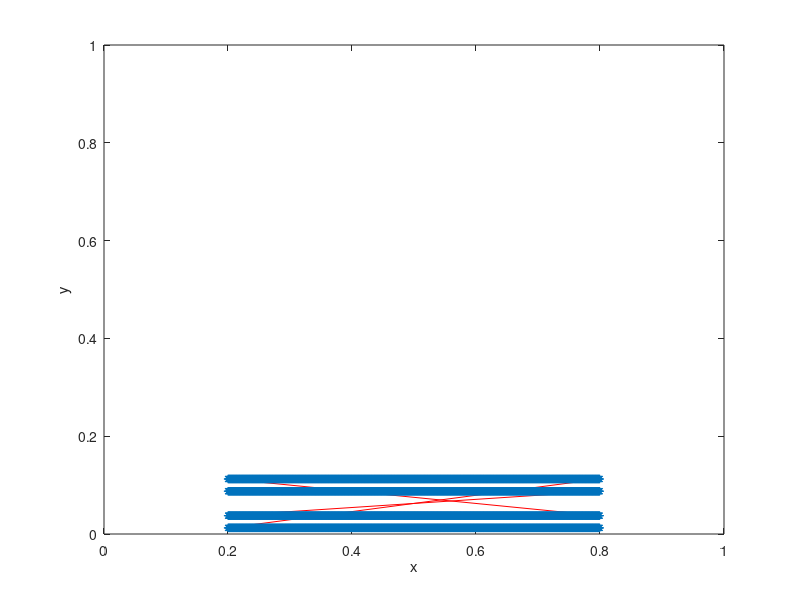

The MATLAB script that drew this image:
%-------------------------------------------------------------------------------------------------------------------%
%
% IB2d is an Immersed Boundary Code (IB) for solving fully coupled non-linear 
% 	fluid-structure interaction models. This version of the code is based off of
%	Peskin's Immersed Boundary Method Paper in Acta Numerica, 2002.
%
% Author: Nicholas A. Battista
% Email:  nickabattista@gmail.com
% Date Created: September 9th, 2016
% Institution: UNC-CH
%
% This code is capable of creating Lagrangian Structures using:
% 	1. Springs
% 	2. Beams (torsional springs, non-invariant beams)
% 	3. Target Points
%	4. Muscle-Model (combined Force-Length-Velocity model, "HIll+(Length-Tension)")
%
% One is able to update those Lagrangian Structure parameters, e.g., spring constants, resting lengths, etc
% 
% There are a number of built in Examples, mostly used for teaching purposes. 
% 
% If you would like us to add a specific muscle model, please let Nick (nickabattista@gmail.com) know.
%
%--------------------------------------------------------------------------------------------------------------------%

%%%%%%%%%%%%%%%%%%%%%%%%%%%%%%%%%%%%%%%%%%%%%%%%%%%%%%%%%%%%%%%%%%%%%%%%%%%%%%%%%%%%%%
%
% FUNCTION: creates the geometry and prints associated input files
%
%%%%%%%%%%%%%%%%%%%%%%%%%%%%%%%%%%%%%%%%%%%%%%%%%%%%%%%%%%%%%%%%%%%%%%%%%%%%%%%%%%%%%%

function Make_Your_Geometry_and_Input_Files()

%
% Grid Parameters (MAKE SURE MATCHES IN input2d !!!)
%
Nx =  1024;      % # of Eulerian Grid Pts. in x-Direction (MUST BE EVEN!!!)
Lx = 1.0;        % Length of Eulerian Grid in x-Direction
dx = Lx/Nx;      % Grid spatial resolution

%
% Immersed Structure Geometric / Dynamic Parameters %
%
ds = 0.5*dx;                % Lagrangian Pt. Spacing (2x resolution of Eulerian grid)
struct_name = 'sea_spider'; % Name for .vertex, .spring, etc files. (must match what's in 'input2d')
legD = 0.1;                 % leg diameter
gutD = 0.5*0.1;             % gut diameter

% Call function to construct geometry
[xLag,yLag,Ninfo] = give_Me_Immsersed_Boundary_Geometry(ds,Nx,Lx,legD,gutD);

% Plot Geometry to test
plot(xLag,yLag,'r-'); hold on;
plot(xLag,yLag,'*'); hold on;
xlabel('x'); ylabel('y');
axis([0 Lx 0 Lx]);



% Prints .vertex file!
print_Lagrangian_Vertices(xLag,yLag,struct_name);


% Prints .spring file!
k_Spring_Adj = 2.5e4;                 % Spring stiffness (adjacent lag. pts)
k_Spring_Across = 1e2;                % Spring stiffness (across)
ds_Adj = ds;                          % Spring resting length (adjacent)
ds_Across = legD;                     % Spring resting length (across)
print_Lagrangian_Springs(xLag,yLag,k_Spring_Adj,k_Spring_Across,ds_Adj,ds_Across,struct_name,Ninfo)


% Prints .beam file!
k_Beam = 1e3;               % Beam Stiffness (does not need to be equal for all beams)
C = 0;                      % "Curvature" of initial configuration
print_Lagrangian_Beams(xLag,yLag,k_Beam,C,struct_name,Ninfo);


% Prints .target file!
k_Target = 2e5;
print_Lagrangian_Target_Pts(xLag,k_Target,struct_name,Ninfo);

% Prints .porous file!
alpha = 1e-4; 
print_Lagrangian_Porosity(xLag,alpha,struct_name,Ninfo)


%%%%%%%%%%%%%%%%%%%%%%%%%%%%%%%%%%%%%%%%%%%%%%%%%%%%%%%%%%%%%%%%%%%%%%%%
%
% FUNCTION: prints VERTEX points to a file called 'struct_name'.vertex
%
%%%%%%%%%%%%%%%%%%%%%%%%%%%%%%%%%%%%%%%%%%%%%%%%%%%%%%%%%%%%%%%%%%%%%%%%

function print_Lagrangian_Vertices(xLag,yLag,struct_name)

    N = length(xLag); % Total # of Lag. Pts

    vertex_fid = fopen([struct_name '.vertex'], 'w');

    fprintf(vertex_fid, '%d\n', N );

    %Loops over all Lagrangian Pts.
    for s = 1:N
        X_v = xLag(s);
        Y_v = yLag(s);
        fprintf(vertex_fid, '%1.16e %1.16e\n', X_v, Y_v);
    end

    fclose(vertex_fid);

    
%%%%%%%%%%%%%%%%%%%%%%%%%%%%%%%%%%%%%%%%%%%%%%%%%%%%%%%%%%%%%%%%%%%%%%%%
%
% FUNCTION: prints TARGET points to a file called 'struct_name'.target
%
%%%%%%%%%%%%%%%%%%%%%%%%%%%%%%%%%%%%%%%%%%%%%%%%%%%%%%%%%%%%%%%%%%%%%%%%

function print_Lagrangian_Target_Pts(xLag,k_Target,struct_name,Ninfo)

    % Ninfo(2): # of lag. pts. before leg (outer tube) geometry

    N = length(xLag)-Ninfo(2);

    target_fid = fopen([struct_name '.target'], 'w');

    fprintf(target_fid, '%d\n', N );

    %Loops over all Lagrangian Pts.
    for s = Ninfo(2)+1:length(xLag)
        fprintf(target_fid, '%d %1.16e\n', s, k_Target);
    end

    fclose(target_fid);   

%%%%%%%%%%%%%%%%%%%%%%%%%%%%%%%%%%%%%%%%%%%%%%%%%%%%%%%%%%%%%%%%%%%%%%%%
%
% FUNCTION: prints POROSITY points to a file called 'struct_name'.porous
%
%%%%%%%%%%%%%%%%%%%%%%%%%%%%%%%%%%%%%%%%%%%%%%%%%%%%%%%%%%%%%%%%%%%%%%%%

function print_Lagrangian_Porosity(xLag,alpha,struct_name,Ninfo)

    % Ninfo(2): # of lag. pts. before leg (outer tube) geometry

    N = length(xLag)-Ninfo(2);
    
    porous_fid = fopen([struct_name '.porous'], 'w');

    fprintf(porous_fid, '%d\n', N );

    %Loops over all Lagrangian Pts.
    for s = Ninfo(2)+1:length(xLag)
        if s == Ninfo(2)+1
            fprintf(porous_fid, '%d %1.16e %1.16e\n', s, alpha,-2);      
        elseif s == Ninfo(2)+2
            fprintf(porous_fid, '%d %1.16e %1.16e\n', s, alpha,-1);
        elseif s== Ninfo(3)-1
            fprintf(porous_fid, '%d %1.16e %1.16e\n', s, alpha,1);
        elseif s==Ninfo(3)
            fprintf(porous_fid, '%d %1.16e %1.16e\n', s, alpha,2);
        elseif s == Ninfo(3)+1
            fprintf(porous_fid, '%d %1.16e %1.16e\n', s, alpha,-2);      
        elseif s == Ninfo(3)+2
            fprintf(porous_fid, '%d %1.16e %1.16e\n', s, alpha,-1);
        elseif s== length(xLag)-1
            fprintf(porous_fid, '%d %1.16e %1.16e\n', s, alpha,1);
        elseif s== length(xLag)
            fprintf(porous_fid, '%d %1.16e %1.16e\n', s, alpha,2);
        else
            fprintf(porous_fid, '%d %1.16e %1.16e\n', s, alpha,0);
        end
    end

    fclose(porous_fid); 
        
    
%%%%%%%%%%%%%%%%%%%%%%%%%%%%%%%%%%%%%%%%%%%%%%%%%%%%%%%%%%%%%%%%%%%%%%%%
%
% FUNCTION: prints SPRING points to a file called 'struct_name'.spring
%
%%%%%%%%%%%%%%%%%%%%%%%%%%%%%%%%%%%%%%%%%%%%%%%%%%%%%%%%%%%%%%%%%%%%%%%%

function print_Lagrangian_Springs(xLag,yLag,k_Spring_Adj,k_Spring_Across,ds_Adj,ds_Across,struct_name,Ninfo)

    N = Ninfo(2)-2 + Ninfo(1); % adjacent and then across

    spring_fid = fopen([struct_name '.spring'], 'w');

    fprintf(spring_fid, '%d\n', N );    % Print # of springs 

    %SPRINGS ADJACENT VERTICES (top)
    for s = 1:Ninfo(1)-1
        fprintf(spring_fid, '%d %d %1.16e %1.16e\n', s, s+1, k_Spring_Adj, ds_Adj);  
    end
    
    %SPRINGS ADJACENT VERTICES (bot)
    for s = Ninfo(1)+1:Ninfo(2)-1
        fprintf(spring_fid, '%d %d %1.16e %1.16e\n', s, s+1, k_Spring_Adj, ds_Adj);  
    end
    
    %SPRINGS ACROSS GUT
    for s = 1:Ninfo(1)
        sTOP = s;
        sBOT = s+Ninfo(1);
        fprintf(spring_fid, '%d %d %1.16e %1.16e\n', sTOP, sBOT, k_Spring_Across, ds_Across);  
    end
    
    fclose(spring_fid);      

    
    
%%%%%%%%%%%%%%%%%%%%%%%%%%%%%%%%%%%%%%%%%%%%%%%%%%%%%%%%%%%%%%%%%%%%%%%%%%%%%%%%%%%%%
%
% FUNCTION: prints BEAM (Torsional Spring) points to a file called 'struct_name'.beam
%
%%%%%%%%%%%%%%%%%%%%%%%%%%%%%%%%%%%%%%%%%%%%%%%%%%%%%%%%%%%%%%%%%%%%%%%%%%%%%%%%%%%%%

function print_Lagrangian_Beams(xLag,yLag,k_Beam,C,struct_name,Ninfo)

    % k_Beam: beam stiffness
    % C: beam curvature
    
    N = Ninfo(2)-4; % among adjacent lag points

    beam_fid = fopen([struct_name '.beam'], 'w');

    fprintf(beam_fid, '%d\n', N );

    %spring_force = kappa_spring*ds/(ds^2);

    %BEAMS BETWEEN VERTICES (TOP)
    for s = 2:Ninfo(1)-1
        fprintf(beam_fid, '%d %d %d %1.16e %1.16e\n',s-1, s, s+1, k_Beam, C );  
    end
    
    %BEAMS BETWEEN VERTICES (BOT)
    for s = Ninfo(1)+2:Ninfo(2)-1
        fprintf(beam_fid, '%d %d %d %1.16e %1.16e\n',s-1, s, s+1, k_Beam, C );  
    end
    
   
    fclose(beam_fid); 
    
    
    
%%%%%%%%%%%%%%%%%%%%%%%%%%%%%%%%%%%%%%%%%%%%%%%%%%%%%%%%%%%%%%%%%%%%%%%%
%
% FUNCTION: computes "curvature" of starting configuration
% 
% NOTE: not curvature in the traditional geometric sense, in the 'discrete'
% sense through cross product.
%
% NOTE: assumes a CLOSED structure
%
%%%%%%%%%%%%%%%%%%%%%%%%%%%%%%%%%%%%%%%%%%%%%%%%%%%%%%%%%%%%%%%%%%%%%%%%

function C = compute_Curvatures(xLag,yLag)

N = length(xLag);
C = zeros( N );

%Note: needs to be done same order as you print .beam file!
for i=1:N
   
   % Pts Xp -> Xq -> Xr (same as beam force calc.)
   
   if ( (i > 1) && (i < N) )
   
        Xp = xLag(i-1); Xq = xLag(i); Xr = xLag(i+1);
        Yp = yLag(i-1); Yq = yLag(i); Yr = yLag(i+1);
   
   elseif (i==1)
       
        Xp = xLag(N); Xq = xLag(i); Xr = xLag(i+1);
        Yp = yLag(N); Yq = yLag(i); Yr = yLag(i+1);
       
   elseif (i==N)
       
        Xp = xLag(N-1); Xq = xLag(N); Xr = xLag(1);
        Yp = yLag(N-1); Yq = yLag(N); Yr = yLag(1);
       
   end
       
   C(i) = (Xr-Xq)*(Yq-Yp) - (Yr-Yq)*(Xq-Xp); %Cross product btwn vectors
      
end
    
    
%%%%%%%%%%%%%%%%%%%%%%%%%%%%%%%%%%%%%%%%%%%%%%%%%%%%%%%%%%%%%%%%%%%%%%%%%
%
% FUNCTION: creates the Lagrangian structure geometry
%
%%%%%%%%%%%%%%%%%%%%%%%%%%%%%%%%%%%%%%%%%%%%%%%%%%%%%%%%%%%%%%%%%%%%%%%%%
 
function [xLag,yLag,Ninfo] = give_Me_Immsersed_Boundary_Geometry(ds,Nx,Lx,legD,gutD)
 
% ds:   Lagrangian pt. spacing
% Nx:   Eulerian grid resolution
% legD: leg (tube) diameter
% gutD: gut diameter

% GUT/LEG Useful Points
xTubeHor = 0.2*Lx:ds:0.8*Lx;
yTubeHor = 0.5*(1/8)*Lx*ones(1,length(xTubeHor));

%
% GUT (innter tube) Vertices
%
yGutTop = yTubeHor+gutD/2;
yGutBot = yTubeHor-gutD/2;
xGut = [xTubeHor xTubeHor];
yGut = [yGutTop yGutBot];

%
% LEG (outer tube) Vertices
%
yLegTop = yTubeHor+legD/2;
yLegBot = yTubeHor-legD/2;

yTubeLeft = 0.5*(1/8)-legD/2+ds:ds:0.5*(1/8)+legD/2-ds;
xTubeLeft = 0.2*Lx*ones(1,length(yTubeLeft));

% INCLUDING FOOT (left side)
%xLeg = [xTubeHor xTubeHor xTubeLeft];
%yLeg = [yLegTop  yLegBot  yTubeLeft];

% NOT INCLUDING FOOT (left side)
xLeg = [xTubeHor xTubeHor];
yLeg = [yLegTop  yLegBot ];

%
% Combine Geometries
% 
xLag = [xGut xLeg];
yLag = [yGut yLeg];

%
% Number of points info
%
Ninfo(1) = length(xGut)/2; % # pts along top of gut
Ninfo(2) = length(xGut);   % # pts before start of leg
Ninfo(3) = length(xGut)+length(xLeg)/2; % # of points before bottom of leg
% TESTING (i.e., PLOT IT, yo!)
%plot(xGut,yGut,'r*'); hold on
%plot(xLeg,yLeg,'b*'); hold on;
%axis([0 Lx 0 0.125*Lx]);
%pause();
